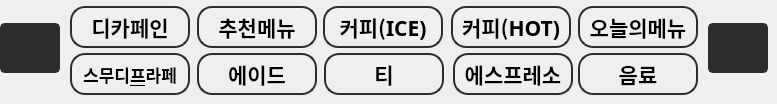
        <widget class="QWidget" name="category_1">
         <widget class="QPushButton" name="category_left_btn">
          <property name="geometry">
           <rect>
            <x>0</x>
            <y>23</y>
            <width>60</width>
            <height>50</height>
           </rect>
          </property>
          <property name="styleSheet">
           <string notr="true">background-color: rgb(45, 45, 45);
border: 2px solid rgb(45, 45, 45);
border-radius:5px; color:white; 
</string>
          </property>
          <property name="text">
           <string/>
          </property>
          <property name="icon">
           <iconset>
            <normaloff>img/qt자료/arrow-left.png</normaloff>img/qt자료/arrow-left.png</iconset>
          </property>
          <property name="iconSize">
           <size>
            <width>40</width>
            <height>40</height>
           </size>
          </property>
         </widget>
         <widget class="QPushButton" name="category_btn_1">
          <property name="geometry">
           <rect>
            <x>70</x>
            <y>6</y>
            <width>120</width>
            <height>42</height>
           </rect>
          </property>
          <property name="font">
           <font>
            <family>Pretendard ExtraBold</family>
            <pointsize>16</pointsize>
            <weight>75</weight>
            <bold>true</bold>
           </font>
          </property>
          <property name="styleSheet">
           <string notr="true">border-radius:15px;
border: 2px solid rgb(45, 45, 45);
</string>
          </property>
          <property name="text">
           <string>디카페인</string>
          </property>
          <property name="checkable">
           <bool>false</bool>
          </property>
          <property name="checked">
           <bool>false</bool>
          </property>
         </widget>
         <widget class="QPushButton" name="category_btn_3">
          <property name="geometry">
           <rect>
            <x>323</x>
            <y>6</y>
            <width>120</width>
            <height>42</height>
           </rect>
          </property>
          <property name="font">
           <font>
            <family>Pretendard ExtraBold</family>
            <pointsize>16</pointsize>
            <weight>75</weight>
            <bold>true</bold>
           </font>
          </property>
          <property name="styleSheet">
           <string notr="true">border-radius:15px;
border: 2px solid rgb(45, 45, 45);</string>
          </property>
          <property name="text">
           <string>커피(ICE)</string>
          </property>
         </widget>
         <widget class="QPushButton" name="category_btn_4">
          <property name="geometry">
           <rect>
            <x>451</x>
            <y>6</y>
            <width>120</width>
            <height>42</height>
           </rect>
          </property>
          <property name="font">
           <font>
            <family>Pretendard ExtraBold</family>
            <pointsize>16</pointsize>
            <weight>75</weight>
            <bold>true</bold>
           </font>
          </property>
          <property name="styleSheet">
           <string notr="true">border-radius:15px;
border: 2px solid rgb(45, 45, 45);</string>
          </property>
          <property name="text">
           <string>커피(HOT)</string>
          </property>
         </widget>
         <widget class="QPushButton" name="category_btn_6">
          <property name="geometry">
           <rect>
            <x>70</x>
            <y>53</y>
            <width>120</width>
            <height>42</height>
           </rect>
          </property>
          <property name="font">
           <font>
            <family>Pretendard ExtraBold</family>
            <pointsize>13</pointsize>
            <weight>75</weight>
            <bold>true</bold>
           </font>
          </property>
          <property name="styleSheet">
           <string notr="true">border-radius:15px;
border: 2px solid rgb(45, 45, 45);</string>
          </property>
          <property name="text">
           <string>스무디&amp;프라페</string>
          </property>
         </widget>
         <widget class="QPushButton" name="category_btn_5">
          <property name="geometry">
           <rect>
            <x>578</x>
            <y>6</y>
            <width>120</width>
            <height>42</height>
           </rect>
          </property>
          <property name="font">
           <font>
            <family>Pretendard ExtraBold</family>
            <pointsize>16</pointsize>
            <weight>75</weight>
            <bold>true</bold>
           </font>
          </property>
          <property name="styleSheet">
           <string notr="true">border-radius:15px;
border: 2px solid rgb(45, 45, 45);</string>
          </property>
          <property name="text">
           <string>오늘의메뉴</string>
          </property>
         </widget>
         <widget class="QPushButton" name="category_btn_10">
          <property name="geometry">
           <rect>
            <x>578</x>
            <y>53</y>
            <width>120</width>
            <height>42</height>
           </rect>
          </property>
          <property name="font">
           <font>
            <family>Pretendard ExtraBold</family>
            <pointsize>16</pointsize>
            <weight>75</weight>
            <bold>true</bold>
           </font>
          </property>
          <property name="styleSheet">
           <string notr="true">border-radius:15px;
border: 2px solid rgb(45, 45, 45);</string>
          </property>
          <property name="text">
           <string>음료</string>
          </property>
         </widget>
         <widget class="QPushButton" name="category_btn_9">
          <property name="geometry">
           <rect>
            <x>453</x>
            <y>53</y>
            <width>120</width>
            <height>42</height>
           </rect>
          </property>
          <property name="font">
           <font>
            <family>Pretendard ExtraBold</family>
            <pointsize>16</pointsize>
            <weight>75</weight>
            <bold>true</bold>
           </font>
          </property>
          <property name="styleSheet">
           <string notr="true">border-radius:15px;
border: 2px solid rgb(45, 45, 45);</string>
          </property>
          <property name="text">
           <string>에스프레소</string>
          </property>
         </widget>
         <widget class="QPushButton" name="category_right_btn">
          <property name="geometry">
           <rect>
            <x>708</x>
            <y>23</y>
            <width>60</width>
            <height>50</height>
           </rect>
          </property>
          <property name="styleSheet">
           <string notr="true">background-color: rgb(45, 45, 45);
border: 2px solid rgb(45, 45, 45);
border-radius:5px; color:white; 
</string>
          </property>
          <property name="text">
           <string/>
          </property>
          <property name="icon">
           <iconset>
            <normaloff>img/qt자료/arrow-right.png</normaloff>img/qt자료/arrow-right.png</iconset>
          </property>
          <property name="iconSize">
           <size>
            <width>40</width>
            <height>40</height>
           </size>
          </property>
         </widget>
         <widget class="QPushButton" name="category_btn_8">
          <property name="geometry">
           <rect>
            <x>324</x>
            <y>53</y>
            <width>120</width>
            <height>42</height>
           </rect>
          </property>
          <property name="font">
           <font>
            <family>Pretendard ExtraBold</family>
            <pointsize>16</pointsize>
            <weight>75</weight>
            <bold>true</bold>
           </font>
          </property>
          <property name="styleSheet">
           <string notr="true">border-radius:15px;
border: 2px solid rgb(45, 45, 45);</string>
          </property>
          <property name="text">
           <string>티</string>
          </property>
         </widget>
         <widget class="QPushButton" name="category_btn_2">
          <property name="geometry">
           <rect>
            <x>197</x>
            <y>6</y>
            <width>120</width>
            <height>42</height>
           </rect>
          </property>
          <property name="font">
           <font>
            <family>Pretendard ExtraBold</family>
            <pointsize>16</pointsize>
            <weight>75</weight>
            <bold>true</bold>
           </font>
          </property>
          <property name="styleSheet">
           <string notr="true">border-radius:15px;
border: 2px solid rgb(45, 45, 45);</string>
          </property>
          <property name="text">
           <string>추천메뉴</string>
          </property>
         </widget>
         <widget class="QPushButton" name="category_btn_7">
          <property name="geometry">
           <rect>
            <x>197</x>
            <y>53</y>
            <width>120</width>
            <height>42</height>
           </rect>
          </property>
          <property name="font">
           <font>
            <family>Pretendard ExtraBold</family>
            <pointsize>16</pointsize>
            <weight>75</weight>
            <bold>true</bold>
           </font>
          </property>
          <property name="styleSheet">
           <string notr="true">border-radius:15px;
border: 2px solid rgb(45, 45, 45);</string>
          </property>
          <property name="text">
           <string>에이드</string>
          </property>
         </widget>
        </widget>
